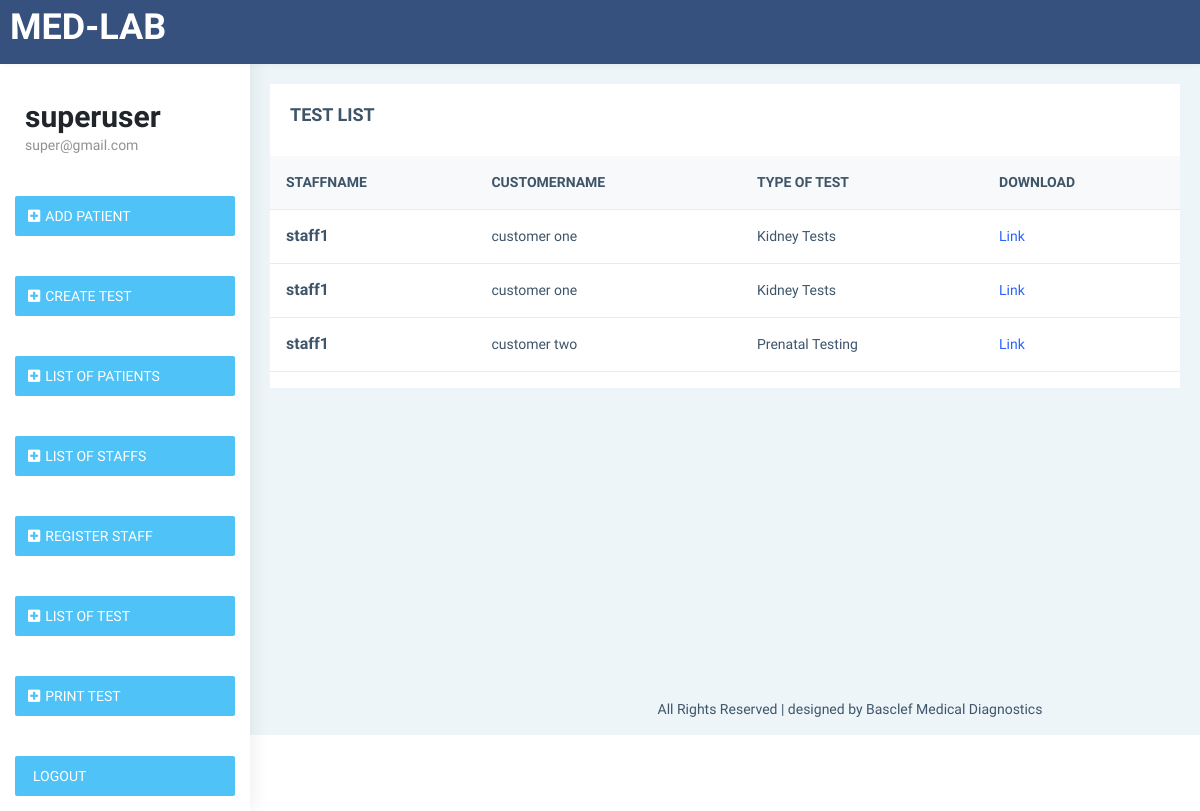
The page /staff-test-list/ (signed in) on the database as committed earlier.
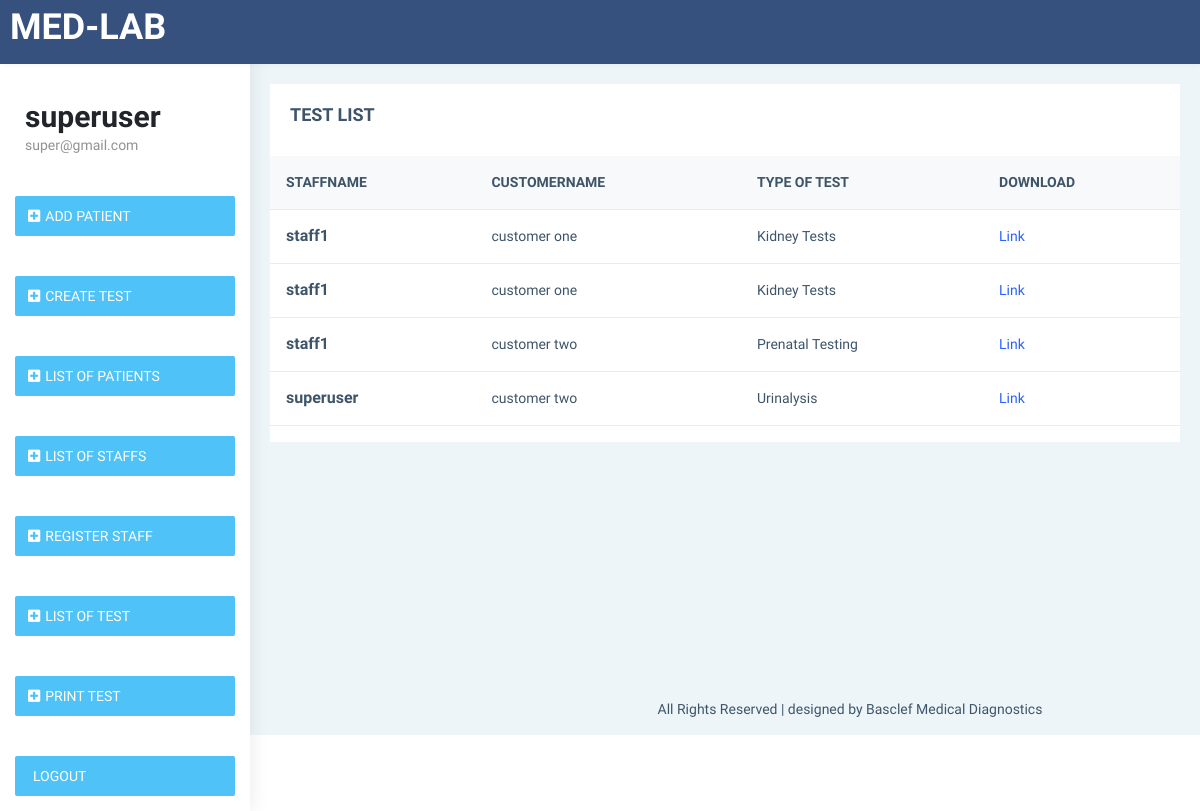
The same page on the database as committed later.
### labtest/models.py (models this page shows, shortened)
class UserProfile(AbstractBaseUser, PermissionsMixin):
    email = models.EmailField(max_length=255, unique=True)
    name = models.CharField(max_length=255)
    is_active = models.BooleanField(default=True)
    is_staff = models.BooleanField(default=False)
    objects = UserProfileManager()
    USERNAME_FIELD = 'email'
    REQUIRED_FIELDS = ['name']
    def __str__(self):
        return self.name

class Test(models.Model):
    TYPEOFTEST = (
        ('Blood Count Tests', 'Blood Count Tests'),
        ('Genetic Testing', 'Genetic Testing'),
        ('Kidney Tests', 'Kidney Tests'),
        ('Laboratory Tests', 'Laboratory Tests'),
        ('Prenatal Testing', 'Prenatal Testing'),
        ('Thyroid Tests', 'Thyroid Tests'),
        ('Urinalysis', 'Urinalysis')
    )
    GENOTYPE = (
        ('AA', 'AA'),
        ('AS', 'AS'),
        ('SS', 'SS')
    )
    BLOODGROUP = (
        ('A', 'A'),
        ('B', 'B'),
        ('AB', 'AB'),
        ('O', 'O')
    )
    user = models.ForeignKey(UserProfile, null=True, on_delete= models.SET_NULL)
    customername = models.ForeignKey(Customer, on_delete=models.CASCADE)
    typeoftest = models.CharField(max_length=200, null=True, choices=TYPEOFTEST, blank=True)
    clinicaldiagnosis = models.CharField(max_length=200, null=True, blank=True)
    natureofspecimen = models.CharField(max_length=200, null=True, blank=True)
    typesofinvestigation = models.CharField(max_length=200, null=True, blank=True)
    bloodgroup = models.CharField(max_length=200, null=True, choices=BLOODGROUP, blank=True)
    genotype = models.CharField(max_length=200, null=True, choices=GENOTYPE, blank=True)
    rvs = models.CharField(max_length=200, null=True, blank=True)
    date = models.DateTimeField(default=datetime.now, editable=False)

class Customer(models.Model):
    SEX = (
        ('Male', 'Male'),
        ('Female', 'Female'),
        ('Prefer Not To Say', 'Prefer Not To Say')
    )
    staff_name = models.ForeignKey(UserProfile, on_delete=models.CASCADE)
    firstname = models.CharField(max_length=200, null=True, blank=True, db_index=True)
    lastname = models.CharField(max_length=200, null=True, blank=True, db_index=True)
    othernames = models.CharField(max_length=200, null=True, blank=True)
    email = models.EmailField(max_length=255, unique=True, null=True, db_index=True)
    phone = models.IntegerField(null=True)
    sex = models.CharField(max_length=200, null=True, choices=SEX, blank=True)
    referralsname = models.CharField(max_length=200, null=True, blank=True)
    is_active = models.BooleanField(default=True)
    date = models.DateTimeField(default=datetime.now, editable=False)
    def __str__(self):
        return self.firstname +' '+ self.lastname

### labtest/views.py (the view)
# urls.py: path('staff-test-list/', StaffTestList.as_view(), name='staff-test-list'),
class StaffTestList(LoginRequiredMixin, ListView):
    model = Test
    template_name = 'labtest/staffprinttest.html'
    context_object_name = 'test'
    paginate_by = 10

### labtest/templates/labtest/staffprinttest.html
{% extends 'labtest/base.html' %}
{% load static %}
{% block content %}
<aside class="left-sidebar" data-sidebarbg="skin6">
    {% include 'labtest/nav.html' %}
</aside>
<div class="page-wrapper">
    <div class="container-fluid">
        <div class="row">
            <div class="col-12">
                <div class="card">
                    <div class="card-body">
                        <div class="d-md-flex">
                            <div>
                                <h4 class="card-title">TEST LIST </h4>
                            </div>
                        </div>
                    </div>
                    <div class="table-responsive">
                        <table class="table v-middle">
                            <thead>
                                <tr class="bg-light">
                                    <th class="border-top-0">STAFFNAME</th>
                                    <th class="border-top-0">CUSTOMERNAME</th>
                                    <th class="border-top-0">TYPE OF TEST</th>
                                    <th class="border-top-0">DOWNLOAD</th>
                                </tr>
                            </thead>
                            <tbody>
                                {% for tes in test %}
                                <tr>
                                    <td>
                                        <div class="d-flex align-items-center">
                                            <div class="">
                                                <h4 class="m-b-0 font-16">{{tes.user}}</h4>
                                            </div>
                                        </div>
                                    </td>
                                    <td>{{tes.customername}}</td>
                                    <td>{{tes.typeoftest}}</td>
                                    <td>
                                        <a href="{% url 'test-detail' pk=tes.pk %}">Link</a>
                                    </td>
                                </tr>
                                {% endfor %}
                            </tbody>
                        </table>
                    </div>
                </div>
            </div>
        </div>
    </div>
    {% endblock %}

### labtest/templates/labtest/base.html (shortened to what this page needs)
{% load static %}
<!DOCTYPE html>
<html dir="ltr" lang="en">
<head>
    <link href="{% static 'dashassets/libs/chartist/dist/chartist.min.css' %}" rel="stylesheet">
    <link href="{% static 'dashassets/dist/css/style.min.css' %}" rel="stylesheet">
</head>
<body>
    <div id="main-wrapper" data-layout="vertical" data-navbarbg="skin5" data-sidebartype="full"
        data-sidebar-position="absolute" data-header-position="absolute" data-boxed-layout="full">
        <header class="topbar" data-navbarbg="skin5">
            <nav class="navbar top-navbar navbar-expand-md navbar-dark" style="background-color: #37517e;">
                <div class="navbar-header" data-logobg="skin5">
                    <a class="navbar-brand" href="{% url 'dashboard' %}" style="background-color: #37517e;">
                        <b class="logo-icon">
                            <h1>MED-LAB</h1>
                        </b>
                    </a>
                </div>
            </nav>
        </header>
        {% block content %}
        {% endblock %}
        <div class="page-wrapper">
            <footer class="footer text-center">
                All Rights Reserved | designed by Basclef Medical Diagnostics
            </footer>
        </div>
    </div>
</body>
</html>

### labtest/templates/labtest/nav.html (shortened to what this page needs)
<div class="scroll-sidebar">
    <nav class="sidebar-nav">
        <ul id="sidebarnav">
            <li>
                <div class="user-profile d-flex no-block dropdown m-t-20">
                    <div class="user-content hide-menu m-l-10">
                        <a href="#" class="" id="Userdd" role="button" data-bs-toggle="dropdown" aria-haspopup="true"
                            aria-expanded="false">
                            <h2 class="m-b-0 user-name font-medium">{{user.name}}</h2>
                            <span class="op-5 user-email">{{user.email}}</span>
                        </a>
                    </div>
                </div>
            </li>
            <li class="p-15 m-t-10"><a href="{% url 'create-customer' %}"
                    class="btn d-block w-100 create-btn text-white no-block d-flex align-items-center"><i
                        class="fa fa-plus-square"></i> <span class="hide-menu m-l-5">ADD PATIENT</span>
                </a>
            </li>
            <li class="p-15 m-t-10"><a href="{% url 'create-test' %}"
                    class="btn d-block w-100 create-btn text-white no-block d-flex align-items-center"><i
                        class="fa fa-plus-square"></i> <span class="hide-menu m-l-5">CREATE TEST</span>
                </a>
            </li>
            {% if user.is_superuser %}
            <li class="p-15 m-t-10"><a href="{% url 'customer-list' %}"
                    class="btn d-block w-100 create-btn text-white no-block d-flex align-items-center"><i
                        class="fa fa-plus-square"></i> <span class="hide-menu m-l-5">LIST OF PATIENTS</span>
                </a>
            </li>
            <li class="p-15 m-t-10"><a href="{% url 'staff-list' %}"
                    class="btn d-block w-100 create-btn text-white no-block d-flex align-items-center"><i
                        class="fa fa-plus-square"></i> <span class="hide-menu m-l-5">LIST OF STAFFS</span>
                </a>
            </li>
            <li class="p-15 m-t-10"><a href="{% url 'register' %}"
                    class="btn d-block w-100 create-btn text-white no-block d-flex align-items-center"><i
                        class="fa fa-plus-square"></i> <span class="hide-menu m-l-5">REGISTER STAFF</span>
                </a>
            </li>
            <li class="p-15 m-t-10"><a href="{% url 'test-list' %}"
                    class="btn d-block w-100 create-btn text-white no-block d-flex align-items-center"><i
                        class="fa fa-plus-square"></i> <span class="hide-menu m-l-5">LIST OF TEST</span>
                </a>
            </li>
            {% endif %}
            <li class="p-15 m-t-10"><a href="{% url 'staff-test-list' %}"
                    class="btn d-block w-100 create-btn text-white no-block d-flex align-items-center"><i
                        class="fa fa-plus-square"></i> <span class="hide-menu m-l-5">PRINT TEST</span>
                </a>
            </li>
            <li class="p-15 m-t-10"><a href="{% url 'logout' %}"
                    class="btn d-block w-100 create-btn text-white no-block d-flex align-items-center">
                    <span class="hide-menu m-l-5">LOGOUT</span>
                </a>
            </li>
        </ul>
    </nav>
</div>

Rows that differ between the two databases and show on the page:
added Test: user "superuser", customername "customer two", typeoftest "Urinalysis"
